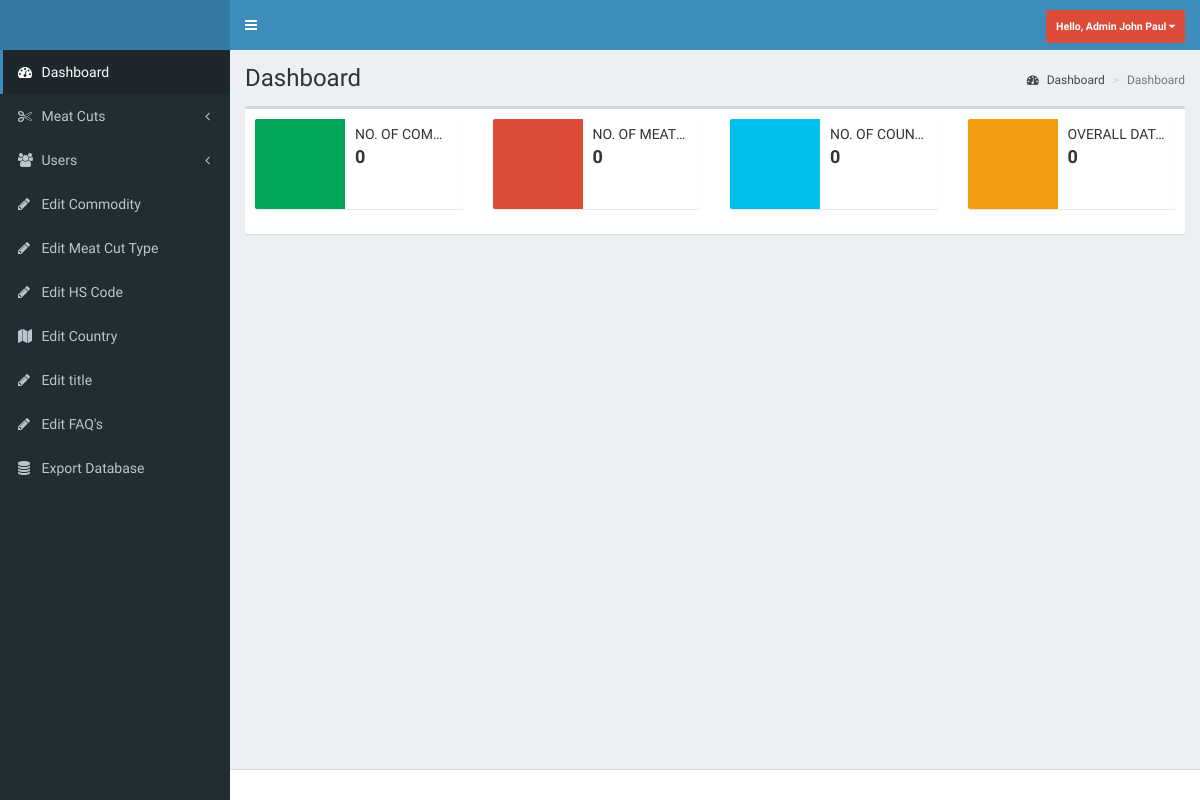
The page /pages/admin/dashboard.php (signed in) on the database as committed earlier.
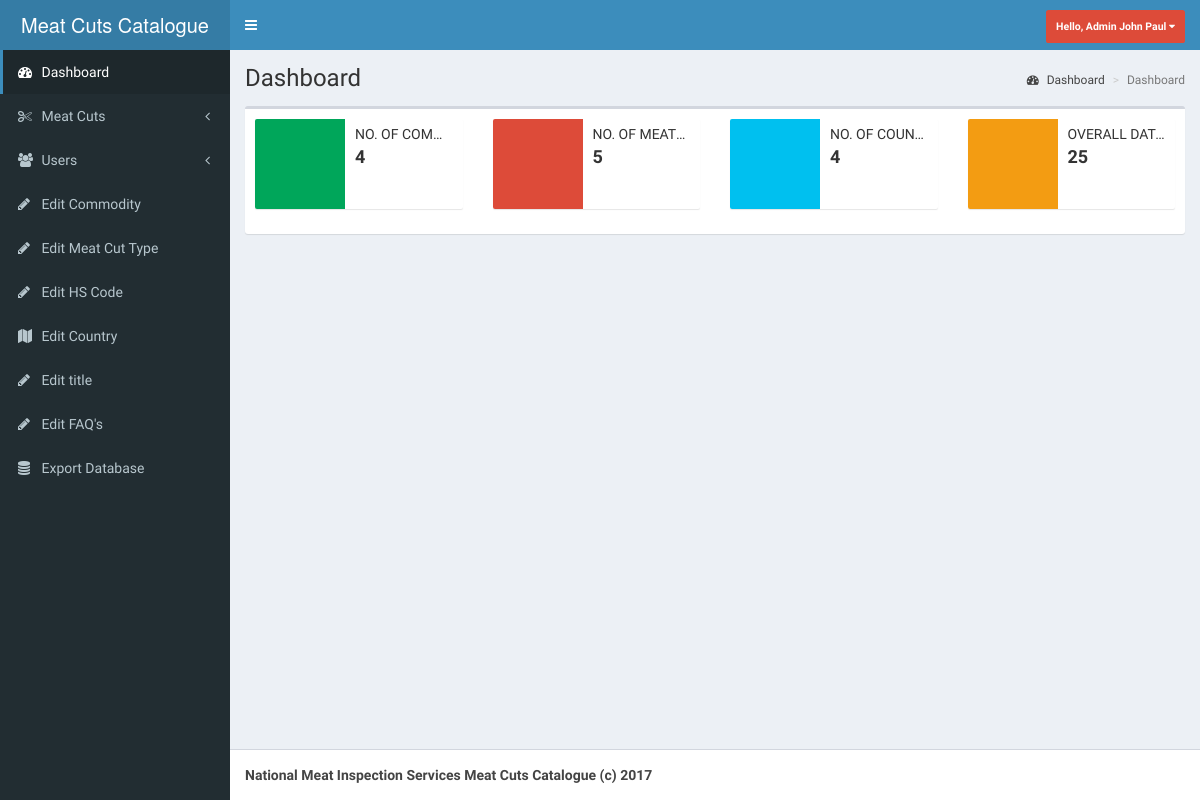
The same page on the database as committed later.
### tables this page shows
CREATE TABLE `title_footer` (
  `id` int(11) NOT NULL,
  `title` varchar(255) NOT NULL,
  `name` varchar(255) NOT NULL,
  `mini_name` varchar(255) NOT NULL,
  `footer` varchar(255) NOT NULL
);

### includes/counting.php (called while the page is built)
<?php
	$z = mysqli_query($db,"SELECT * FROM commodity");
	$zz=mysqli_num_rows($z);
	$zzz = $zz;
	$zzzz = $zzz;
    $com_count = number_format($zzzz, 0, '.' ,',');
    $a = mysqli_query($db,"SELECT * FROM cut_type");
	$aa=mysqli_num_rows($a);
	$aaa = $aa;
	$aaaa = $aaa;
    $cut_count = number_format($aaaa, 0, '.' ,',');
    $b = mysqli_query($db,"SELECT * FROM country");
	$bb=mysqli_num_rows($b);
	$bbb = $bb;
	$bbbb = $bbb;
    $country_count = number_format($bbbb, 0, '.' ,',');
    $j = mysqli_query($db,"SELECT * FROM meat_cuts");
	$jj=mysqli_num_rows($j);
	$jjj = $jj;
	$jjjj = $jjj;
    $total_count = number_format($jjjj, 0, '.' ,',');
?>

### includes/admin-session.php (called while the page is built, shortened)
<?php
include 'config.php';
$opt 	  = $db->query("SELECT * FROM title_footer");
$row 	  = $opt->fetch_object();
$sitename = $row->name;
$footer   = $row->footer;

### pages/admin/dashboard.php (the view, shortened to what the changed rows need)
<?php include '../../includes/functions.php';
      include '../../includes/admin-session.php';
      include '../../includes/counting.php';
?>
<!DOCTYPE html>
<html>
<head>
  <link rel="stylesheet" href="../../bootstrap/css/bootstrap.min.css">
  <link rel="stylesheet" href="https://cdnjs.cloudflare.com/ajax/libs/font-awesome/4.5.0/css/font-awesome.min.css">
  <link rel="stylesheet" href="https://cdnjs.cloudflare.com/ajax/libs/ionicons/2.0.1/css/ionicons.min.css">
  <link rel="stylesheet" href="../../dist/css/AdminLTE.min.css">
  <link rel="stylesheet" href="../../dist/css/skins/_all-skins.min.css">
</head>
<body class="hold-transition skin-blue sidebar-mini">
<div class="wrapper">
  <header class="main-header">
    <a href="dashboard.php" class="logo">
      <span class="logo-lg"><?php echo $sitename?></span>
    </a>
    <nav class="navbar navbar-static-top">
      <a href="#" class="sidebar-toggle" data-toggle="offcanvas" role="button">
      </a>
      <div class="navbar-custom-menu">
      </div>
    </nav>
  </header>
  <aside class="main-sidebar">
    <section class="sidebar">
    </section>
  </aside>
  <div class="content-wrapper">
    <section class="content-header">
      <h1>
        Dashboard
      </h1>
    </section>
    <section class="content">
      <div class="box">
        <div class="box-body">
        <div class="row">
        <div class="col-md-3 col-sm-6 col-xs-12">
          <div class="info-box">
            <div class="info-box-content">
              <span class="info-box-text">No. of Commodity</span>
              <span class="info-box-number"><?php echo $com_count?></span>
            </div>
          </div>
        </div>
        <div class="col-md-3 col-sm-6 col-xs-12">
          <div class="info-box">
            <div class="info-box-content">
              <span class="info-box-text">No. of MeatCut type</span>
              <span class="info-box-number"><?php echo $cut_count?></span>
            </div>
          </div>
        </div>
        <div class="col-md-3 col-sm-6 col-xs-12">
          <div class="info-box">
            <div class="info-box-content">
              <span class="info-box-text">No. of Countries</span>
              <span class="info-box-number"><?php echo $country_count?></span>
            </div>
          </div>
        </div>
        <div class="col-md-3 col-sm-6 col-xs-12">
          <div class="info-box">
            <div class="info-box-content">
              <span class="info-box-text">Overall data stored</span>
              <span class="info-box-number"><?php echo $total_count?></span>
            </div>
          </div>
        </div>
      </div>
        </div>
      </div>
    </section>
  </div>
  <footer class="main-footer">
    <strong><?php echo $footer?></strong>
  </footer>
</div>
</body>
</html>

Rows that differ between the two databases and show on the page:
added title_footer: name "Meat Cuts Catalogue", footer "National Meat Inspection Services Meat Cuts Catalogue (c) 2017"
Other text that changed with them:
$com_count: "0" → "4"
$cut_count: "0" → "5"
$country_count: "0" → "4"
$total_count: "0" → "25"
